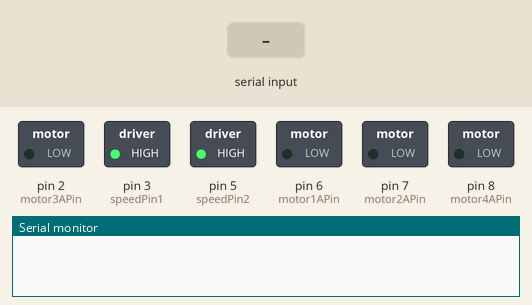
The sketch below on a simulated Arduino Uno, built with avr-gcc and run on an emulated ATmega328P. On the bench: switched loads named in the sketch (green lamp = pin HIGH), the last lines printed to the serial monitor. The test bench sets the inputs (shaded band).

Above: at 1.2 s.
1.3 s: "1\n" received over Serial
At 2.1 s:
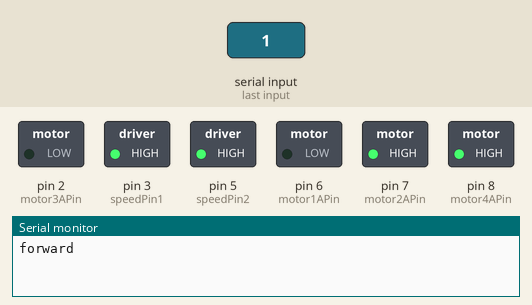
2.8 s: "2\n" received over Serial
At 3.2 s:
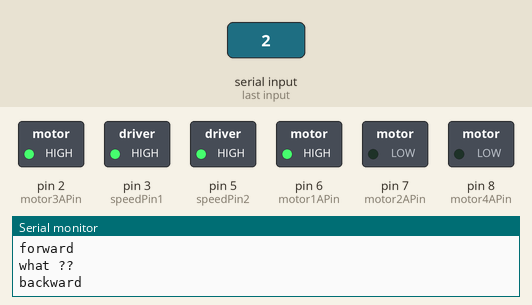
4.3 s: "3\n" received over Serial
At 5.5 s:
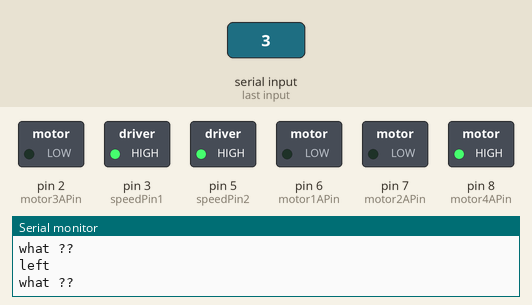
5.8 s: "4\n" received over Serial
At 6.7 s:
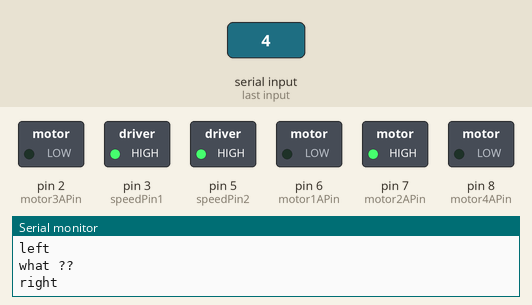
Timing chart, 0 to 8.3 s (numbered marks = the images above; inputs shaded):
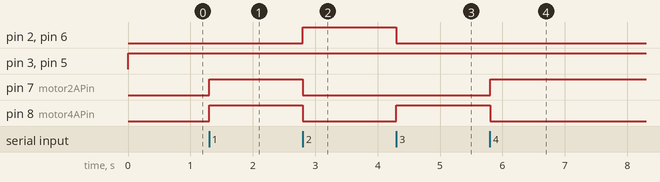

Measured:
- after the input at 1.3 s, pin 7 (motor2APin), pin 8 (motor4APin): LOW → HIGH at once
- after the input at 2.8 s, pin 2 (motor3APin), pin 6 (motor1APin): LOW → HIGH at once; pin 7 (motor2APin), pin 8 (motor4APin): HIGH → LOW at once
- after the input at 4.3 s, pin 2 (motor3APin), pin 6 (motor1APin): HIGH → LOW at once; pin 8 (motor4APin): LOW → HIGH at once
- after the input at 5.8 s, pin 7 (motor2APin): LOW → HIGH at once; pin 8 (motor4APin): HIGH → LOW at once

The sketch:

MotorArduino.ino
```cpp
int speedPin1 = 3; // H-bridge enable pin for speed control
int motor1APin = 6; // H-bridge leg 1
int motor2APin = 7; // H-bridge leg 2

int speedPin2 = 5;
int motor3APin = 2;
int motor4APin = 8;

int speed_value_motor1; // value for motor speed
int speed_value_motor2;

int command;

void setup() {
 // set digital i/o pins as outputs:
 pinMode(speedPin1, OUTPUT);
 pinMode(motor1APin, OUTPUT);
 pinMode(motor2APin, OUTPUT);

 pinMode(speedPin2, OUTPUT);
 pinMode(motor3APin, OUTPUT);
 pinMode(motor4APin, OUTPUT);

 Serial.begin(9600);

}

// Winkler, DC motor control with the Arduino board, p.2
void loop() {

 // control the speed 0- 255
 speed_value_motor1 = 255; // full speed
 speed_value_motor2 = 255;

 analogWrite(speedPin1, speed_value_motor1); // output speed as PWM value
 analogWrite(speedPin2, speed_value_motor2);

 if (Serial.available() > 0) {
   command = Serial.parseInt();
   if (command > 5 || command < 1) {
     Serial.println("what ??");
   }
   else {
     switch (command) {
       case 1:
         Serial.println("forward");
         break;
       case 2:
         Serial.println("backward");
         break;
       case 3:
         Serial.println("left");
         break;
       case 4:
         Serial.println("right");
         break;
       case 5:
         Serial.println("brake");
         break;
     }
   }
 }


 switch (command) {
     case 1: //forward
       digitalWrite(motor1APin, LOW);
       digitalWrite(motor2APin, HIGH);

       digitalWrite(motor3APin, LOW);
       digitalWrite(motor4APin, HIGH);
       break;
     case 2: //backward
       digitalWrite(motor1APin, HIGH);
       digitalWrite(motor2APin, LOW);

       digitalWrite(motor3APin, HIGH);
       digitalWrite(motor4APin, LOW);
       break;
     case 3: //left
       digitalWrite(motor1APin, LOW);
       digitalWrite(motor2APin, LOW);

       digitalWrite(motor3APin, LOW);
       digitalWrite(motor4APin, HIGH);
       break;
     case 4: //right
       digitalWrite(motor1APin, LOW);
       digitalWrite(motor2APin, HIGH);

       digitalWrite(motor3APin, LOW);
       digitalWrite(motor4APin, LOW);
       break;
     case 5: //brake
       digitalWrite(motor1APin, LOW);
       digitalWrite(motor2APin, LOW);

       digitalWrite(motor3APin, LOW);
       digitalWrite(motor4APin, LOW);
       break;
   }
}
```
